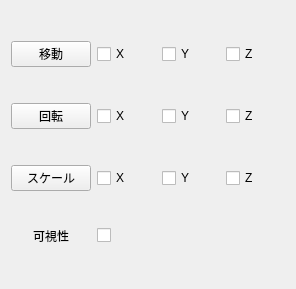
<?xml version="1.0" encoding="UTF-8"?>
<ui version="4.0">
 <class>Form</class>
 <widget class="QWidget" name="Form">
  <property name="geometry">
   <rect>
    <x>0</x>
    <y>0</y>
    <width>296</width>
    <height>289</height>
   </rect>
  </property>
  <property name="sizePolicy">
   <sizepolicy hsizetype="Preferred" vsizetype="Fixed">
    <horstretch>0</horstretch>
    <verstretch>0</verstretch>
   </sizepolicy>
  </property>
  <property name="windowTitle">
   <string>Form</string>
  </property>
  <layout class="QGridLayout" name="gridLayout">
   <item row="3" column="0">
    <widget class="QLabel" name="label">
     <property name="sizePolicy">
      <sizepolicy hsizetype="Preferred" vsizetype="Fixed">
       <horstretch>0</horstretch>
       <verstretch>0</verstretch>
      </sizepolicy>
     </property>
     <property name="autoFillBackground">
      <bool>true</bool>
     </property>
     <property name="text">
      <string>可視性</string>
     </property>
     <property name="alignment">
      <set>Qt::AlignCenter</set>
     </property>
    </widget>
   </item>
   <item row="1" column="3">
    <widget class="QCheckBox" name="rotateZ">
     <property name="text">
      <string>Z</string>
     </property>
    </widget>
   </item>
   <item row="2" column="1">
    <widget class="QCheckBox" name="scaleX">
     <property name="text">
      <string>X</string>
     </property>
    </widget>
   </item>
   <item row="0" column="2">
    <widget class="QCheckBox" name="translateY">
     <property name="text">
      <string>Y</string>
     </property>
    </widget>
   </item>
   <item row="1" column="1">
    <widget class="QCheckBox" name="rotateX">
     <property name="text">
      <string>X</string>
     </property>
    </widget>
   </item>
   <item row="1" column="2">
    <widget class="QCheckBox" name="rotateY">
     <property name="text">
      <string>Y</string>
     </property>
    </widget>
   </item>
   <item row="0" column="3">
    <widget class="QCheckBox" name="translateZ">
     <property name="text">
      <string>Z</string>
     </property>
    </widget>
   </item>
   <item row="2" column="3">
    <widget class="QCheckBox" name="scaleZ">
     <property name="text">
      <string>Z</string>
     </property>
    </widget>
   </item>
   <item row="0" column="1">
    <widget class="QCheckBox" name="translateX">
     <property name="text">
      <string>X</string>
     </property>
    </widget>
   </item>
   <item row="2" column="2">
    <widget class="QCheckBox" name="scaleY">
     <property name="text">
      <string>Y</string>
     </property>
    </widget>
   </item>
   <item row="3" column="1">
    <widget class="QCheckBox" name="visibility">
     <property name="text">
      <string/>
     </property>
    </widget>
   </item>
   <item row="0" column="0">
    <widget class="QPushButton" name="translate">
     <property name="sizePolicy">
      <sizepolicy hsizetype="Preferred" vsizetype="Fixed">
       <horstretch>0</horstretch>
       <verstretch>0</verstretch>
      </sizepolicy>
     </property>
     <property name="text">
      <string>移動</string>
     </property>
    </widget>
   </item>
   <item row="1" column="0">
    <widget class="QPushButton" name="rotate">
     <property name="sizePolicy">
      <sizepolicy hsizetype="Preferred" vsizetype="Fixed">
       <horstretch>0</horstretch>
       <verstretch>0</verstretch>
      </sizepolicy>
     </property>
     <property name="text">
      <string>回転</string>
     </property>
    </widget>
   </item>
   <item row="2" column="0">
    <widget class="QPushButton" name="scale">
     <property name="sizePolicy">
      <sizepolicy hsizetype="Preferred" vsizetype="Fixed">
       <horstretch>0</horstretch>
       <verstretch>0</verstretch>
      </sizepolicy>
     </property>
     <property name="text">
      <string>スケール</string>
     </property>
    </widget>
   </item>
  </layout>
 </widget>
 <resources/>
 <connections/>
</ui>
